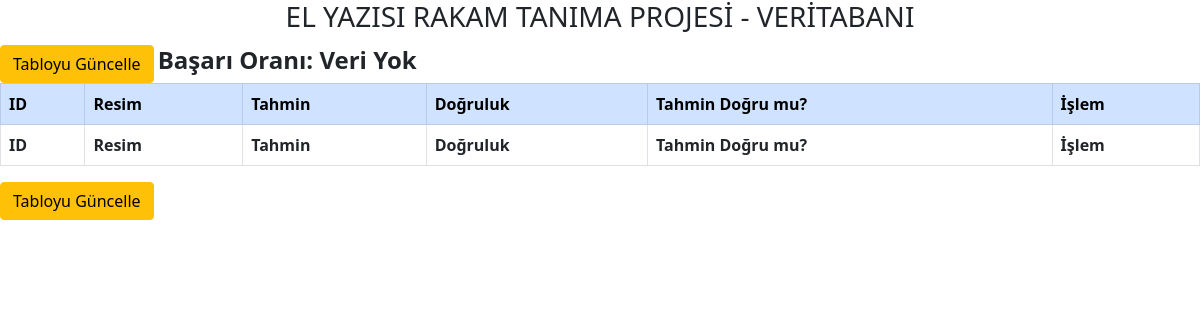
Before: / with the older database file.
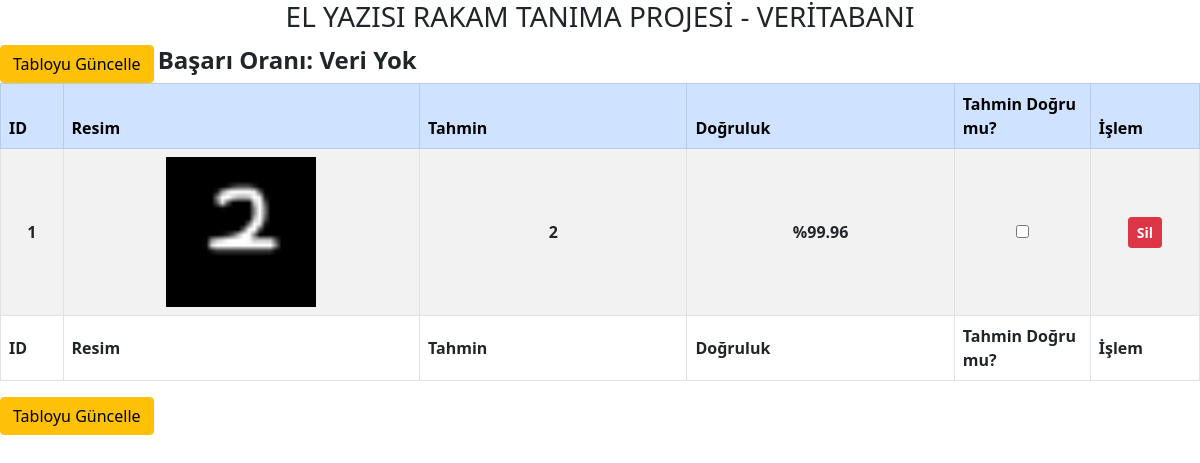
After: the same page with the newer database file.
### Veritabani_islemleri.py (models this page shows)
class basari_orani_tablo(db.Model):
    id = db.Column(db.Integer, primary_key=True, unique=True)
    basari_orani = db.Column(db.String, unique=False, nullable=False)

class resim_tahmin__tablo(db.Model):
    id = db.Column(db.Integer, primary_key=True, unique=True)
    resim_yol = db.Column(db.String, unique=True, nullable=False)
    tahmin = db.Column(db.String, unique=False, nullable=False)
    dogruluk = db.Column(db.String, unique=False, nullable=False)
    tahmin_dogru_mu = db.Column(
        db.String, unique=False, nullable=False, default="unchecked"
    )

### Veritabani_islemleri.py (the view)
@app.route("/")
def Veritabani_Goruntule():
    Veritabani_Goruntule = resim_tahmin__tablo.query.paginate()
    basari_orani_filtre = basari_orani_tablo.query.filter_by(id=1).first()
    return render_template(
        "veritabani_sayfasi.html",
        Veritabani_Goruntule=Veritabani_Goruntule,
        basari_orani=basari_orani_filtre.basari_orani,
    )

### templates/veritabani_sayfasi.html (shortened to what this page needs)
<!DOCTYPE html>
<html lang="en">
<head>
    <link href="https://cdn.jsdelivr.net/npm/bootstrap@5.0.0-beta1/dist/css/bootstrap.min.css" rel="stylesheet" id="bootstrap-css">
    <link href="https://cdn.datatables.net/1.10.24/css/dataTables.bootstrap5.min.css" rel="stylesheet" id="bootstrap-css">
</head>
<body>
<div class="table-title">
<h3 style="text-align: center">EL YAZISI RAKAM TANIMA PROJESİ - VERİTABANI</h3>
</div>
<form method="post">
    {% set z = basari_orani %}
    <input type="submit" class="btn btn-warning" value="Tabloyu Güncelle" >
    <label style="font-size: x-large" ><b>Başarı Oranı: {{ z }}</b></label>
<table id="example" class="table table-striped table-bordered table-hover" style="width:100%" >
        <thead>
            <tr class="table-primary">
                <th>ID</th>
                <th>Resim</th>
                <th>Tahmin </th>
                <th>Doğruluk </th>
                <th>Tahmin Doğru mu?</th>
                <th>İşlem</th>
            </tr>
        </thead>
        <tbody>
            {% for Veritabani_Goruntule in Veritabani_Goruntule.items %}
            {% set x = Veritabani_Goruntule.resim_yol %}
            <tr>
                <td class="text-left" width="1px"   align="center" valign="middle"><b>{{ Veritabani_Goruntule.id}}</b></td>
                <td class="text-left" width="200px" align="center" valign="middle"><img src="{{ url_for('static', filename = x) }}" width="150" height="150"/></td>
                <td class="text-left" width="150px" align="center" valign="middle"><b>{{ Veritabani_Goruntule.tahmin}}</b></td>
                <td class="text-left" width="150px" align="center" valign="middle"><b>{{ Veritabani_Goruntule.dogruluk}}</b></td>
                <td class="text-left" width="10px"  align="center" valign="middle">
                        <input type="checkbox" name="thmn" value={{ Veritabani_Goruntule.id}} {{ Veritabani_Goruntule.tahmin_dogru_mu }}>
                </td>
                <td class="text-left" width="10px" align="center" valign="middle">
                    <a href="/delete/{{Veritabani_Goruntule.id}}" class="btn btn-danger btn-delete btn-sm"><b>Sil</b></a>
                </td>
            </tr>
            {% endfor %}
    </tbody>
        <tfoot>
            <tr>
                <th>ID</th>
                <th>Resim</th>
                <th>Tahmin</th>
                <th>Doğruluk</th>
                <th>Tahmin Doğru mu?</th>
                <th>İşlem</th>
            </tr>
        </tfoot>
    </table>
    <input type="submit" class="btn btn-warning" value="Tabloyu Güncelle" >
    </form>
</body>
</html>

Changed rows visible on the page:
added resim_tahmin__tablo: id "1", resim_yol (picture), tahmin "2", dogruluk "%99.96"
